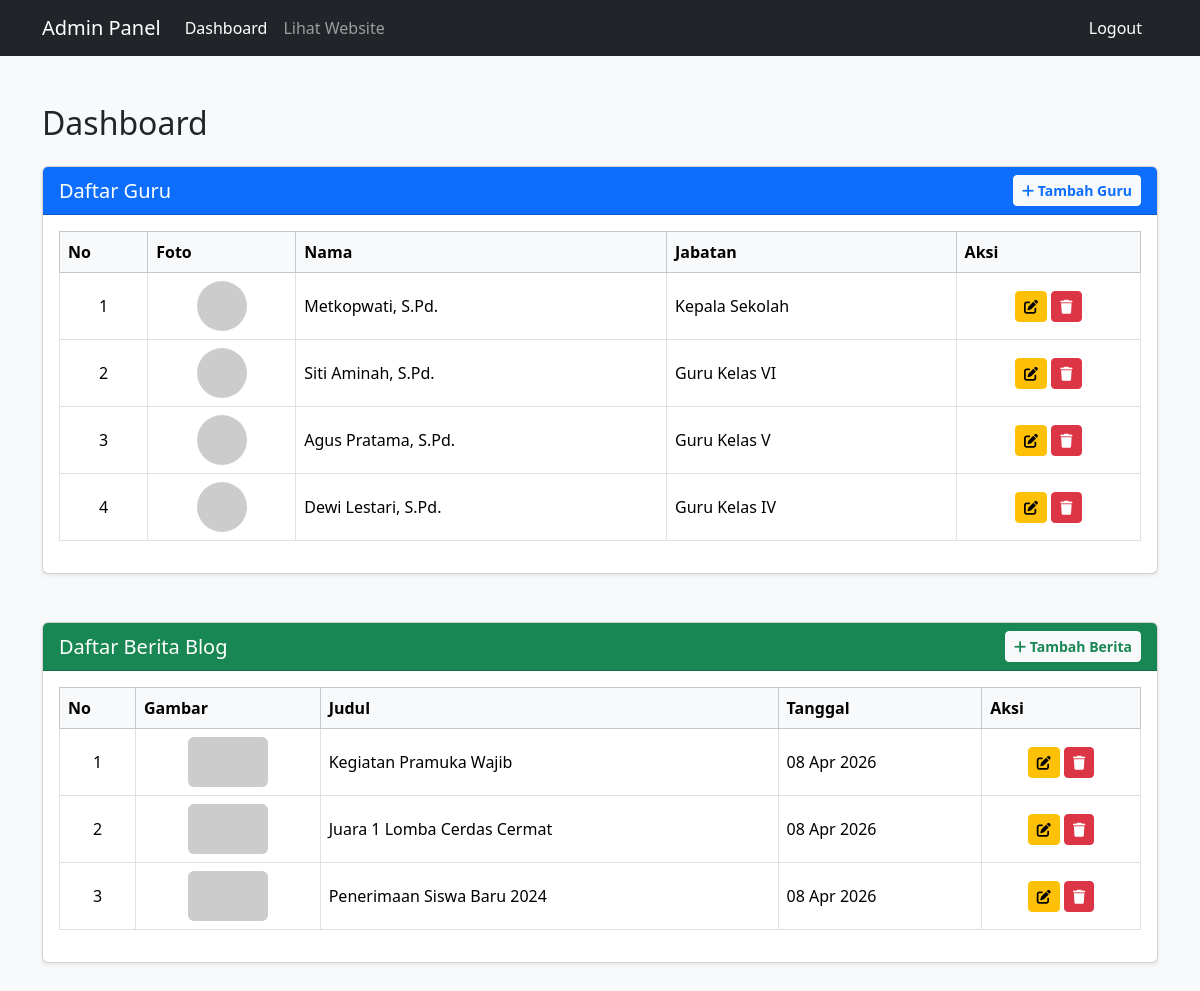
Page /admin_dashboard.php (signed in) on the committed database.
### tables this page shows
CREATE TABLE IF NOT EXISTS teachers (
    id         INT AUTO_INCREMENT PRIMARY KEY,
    name       VARCHAR(100) NOT NULL,
    position   VARCHAR(100) NOT NULL,
    photo      VARCHAR(255) DEFAULT 'https://placehold.co/400x400/34495e/ffffff?text=Guru',
    bio        TEXT,
    created_at TIMESTAMP DEFAULT CURRENT_TIMESTAMP
);

CREATE TABLE IF NOT EXISTS blog (
    id INT AUTO_INCREMENT PRIMARY KEY,
    title VARCHAR(255) NOT NULL,
    content TEXT NOT NULL,
    image VARCHAR(255) DEFAULT 'default_blog.jpg',
    created_at TIMESTAMP DEFAULT CURRENT_TIMESTAMP
);

### admin_dashboard.php (the view, shortened to what this page needs)
<?php
include 'koneksi.php';
?>
<!DOCTYPE html>
<html lang="id">
<head>
    <link href="https://cdn.jsdelivr.net/npm/bootstrap@5.3.3/dist/css/bootstrap.min.css" rel="stylesheet">
    <link rel="stylesheet" href="https://cdnjs.cloudflare.com/ajax/libs/font-awesome/6.5.1/css/all.min.css">
</head>
<body class="bg-light">
<nav class="navbar navbar-expand-lg navbar-dark bg-dark">
    <div class="container">
        <a class="navbar-brand" href="#">Admin Panel</a>
        <div class="collapse navbar-collapse" id="navbarNav">
            <ul class="navbar-nav me-auto">
                <li class="nav-item">
                    <a class="nav-link active" href="admin_dashboard.php">Dashboard</a>
                </li>
                <li class="nav-item">
                    <a class="nav-link" href="index.php" target="_blank">Lihat Website</a>
                </li>
            </ul>
            <ul class="navbar-nav ms-auto">
                <li class="nav-item">
                    <a class="nav-link btn btn-danger btn-sm text-white px-3" href="logout.php">Logout</a>
                </li>
            </ul>
        </div>
    </div>
</nav>
<div class="container my-5">
    <h2 class="mb-4">Dashboard</h2>
    <div class="card mb-5 shadow-sm">
        <div class="card-header bg-primary text-white d-flex justify-content-between align-items-center">
            <h5 class="mb-0">Daftar Guru</h5>
            <a href="teacher_form.php" class="btn btn-light btn-sm text-primary fw-bold"><i class="fas fa-plus"></i> Tambah Guru</a>
        </div>
        <div class="card-body">
            <div class="table-responsive">
                <table class="table table-hover table-bordered align-middle">
                    <thead class="table-light">
                        <tr>
                            <th>No</th>
                            <th>Foto</th>
                            <th>Nama</th>
                            <th>Jabatan</th>
                            <th>Aksi</th>
                        </tr>
                    </thead>
                    <tbody>
                        <?php
                        $query = "SELECT * FROM teachers ORDER BY id ASC";
                        $result = mysqli_query($koneksi, $query);
                        $no = 1;
                        while ($row = mysqli_fetch_assoc($result)) {
                        ?>
                        <tr>
                            <td class="text-center"><?php echo $no++; ?></td>
                            <td class="text-center"><img src="<?php echo $row['photo']; ?>" width="50" height="50" class="rounded-circle object-fit-cover"></td>
                            <td><?php echo $row['name']; ?></td>
                            <td><?php echo $row['position']; ?></td>
                            <td class="text-center">
                                <a href="teacher_form.php?id=<?php echo $row['id']; ?>" class="btn btn-warning btn-sm"><i class="fas fa-edit"></i></a>
                                <a href="teacher_process.php?delete=<?php echo $row['id']; ?>" class="btn btn-danger btn-sm" onclick="return confirm('Yakin ingin menghapus?')"><i class="fas fa-trash"></i></a>
                            </td>
                        </tr>
                        <?php } ?>
                    </tbody>
                </table>
            </div>
        </div>
    </div>
    <div class="card shadow-sm">
        <div class="card-header bg-success text-white d-flex justify-content-between align-items-center">
            <h5 class="mb-0">Daftar Berita Blog</h5>
            <a href="blog_form.php" class="btn btn-light btn-sm text-success fw-bold"><i class="fas fa-plus"></i> Tambah Berita</a>
        </div>
        <div class="card-body">
            <div class="table-responsive">
                <table class="table table-hover table-bordered align-middle">
                    <thead class="table-light">
                        <tr>
                            <th>No</th>
                            <th>Gambar</th>
                            <th>Judul</th>
                            <th>Tanggal</th>
                            <th>Aksi</th>
                        </tr>
                    </thead>
                    <tbody>
                        <?php
                        $query = "SELECT * FROM blog ORDER BY created_at DESC";
                        $result = mysqli_query($koneksi, $query);
                        $no = 1;
                        while ($row = mysqli_fetch_assoc($result)) {
                        ?>
                        <tr>
                            <td class="text-center"><?php echo $no++; ?></td>
                            <td class="text-center"><img src="<?php echo $row['image']; ?>" width="80" height="50" class="object-fit-cover rounded"></td>
                            <td><?php echo $row['title']; ?></td>
                            <td><?php echo date('d M Y', strtotime($row['created_at'])); ?></td>
                            <td class="text-center">
                                <a href="blog_form.php?id=<?php echo $row['id']; ?>" class="btn btn-warning btn-sm"><i class="fas fa-edit"></i></a>
                                <a href="blog_process.php?delete=<?php echo $row['id']; ?>" class="btn btn-danger btn-sm" onclick="return confirm('Yakin ingin menghapus?')"><i class="fas fa-trash"></i></a>
                            </td>
                        </tr>
                        <?php } ?>
                    </tbody>
                </table>
            </div>
        </div>
    </div>
</div>
</body>
</html>

### rows in the picture
teachers: name "Metkopwati, S.Pd.", position "Kepala Sekolah"
teachers: name "Siti Aminah, S.Pd.", position "Guru Kelas VI"
teachers: name "Agus Pratama, S.Pd.", position "Guru Kelas V"
teachers: name "Dewi Lestari, S.Pd.", position "Guru Kelas IV"
blog: title "Kegiatan Pramuka Wajib", created_at "08 Apr 2026"
blog: title "Juara 1 Lomba Cerdas Cermat", created_at "08 Apr 2026"
blog: title "Penerimaan Siswa Baru 2024", created_at "08 Apr 2026"
